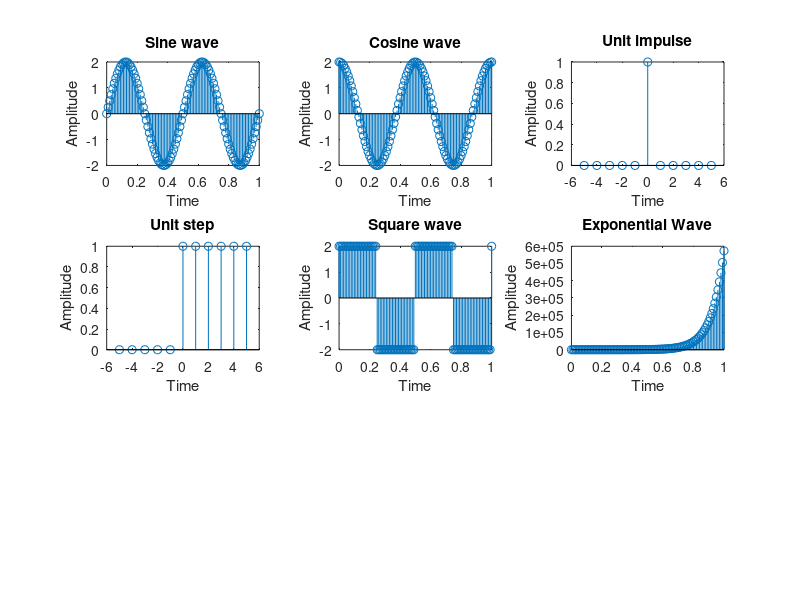

Write MATLAB code to recreate this figure.
clc
clear
t=0:0.01:1;
a=2;
b=a*sin(2*pi*2*t);
subplot(3,3,1);
stem(t,b);
xlabel('Time');
ylabel('Amplitude');
title('Sine wave');
t=0:0.01:1;
a=2;
b=a*cos(2*pi*2*t);
subplot(3,3,2);
stem(t,b);
xlabel('Time');
ylabel('Amplitude');
title('Cosine wave');
n=-5:5;
a=[zeros(1,5),ones(1,1),zeros(1,5)];
subplot(3,3,3);
stem(n,a);
xlabel('Time');
ylabel('Amplitude');
title('Unit impulse');
n=-5:5;
a=[zeros(1,5),ones(1,6)];
subplot(3,3,4);
stem(n,a);
xlabel('Time');
ylabel('Amplitude');
title('Unit step');
t=0:0.01:1;
a=2;
b=a*square(2*pi*2*t);
subplot(3,3,5);
stem(t,b);
xlabel('Time');
ylabel('Amplitude');
title('Square wave');
t=0:0.01:1;
a=2;
b=a*exp(2*pi*2*t);
subplot(3,3,6);
stem(t,b);
xlabel('Time');
ylabel('Amplitude');
title('Exponential Wave');

